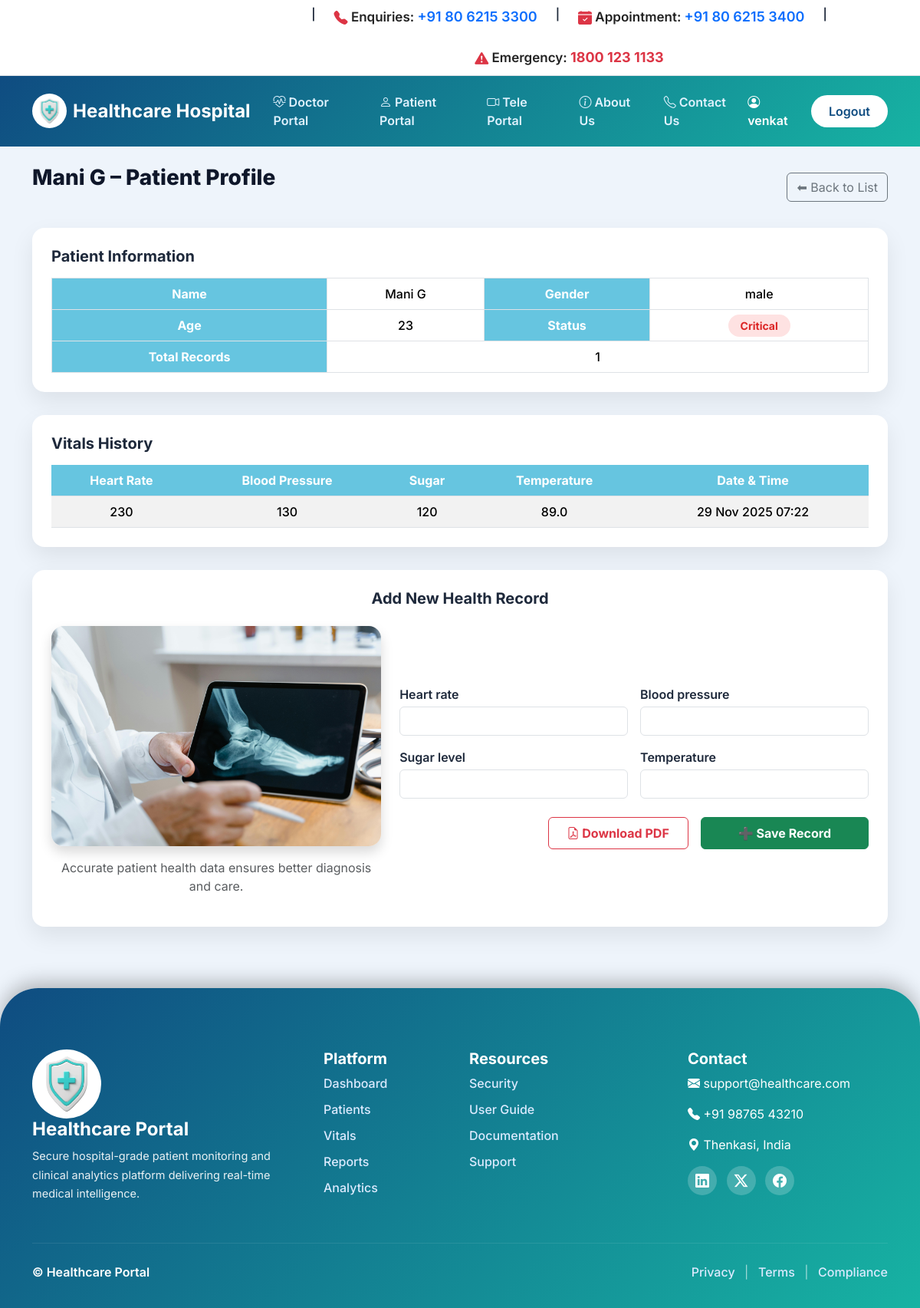
The app's page /patients/4/ (signed in), older data.
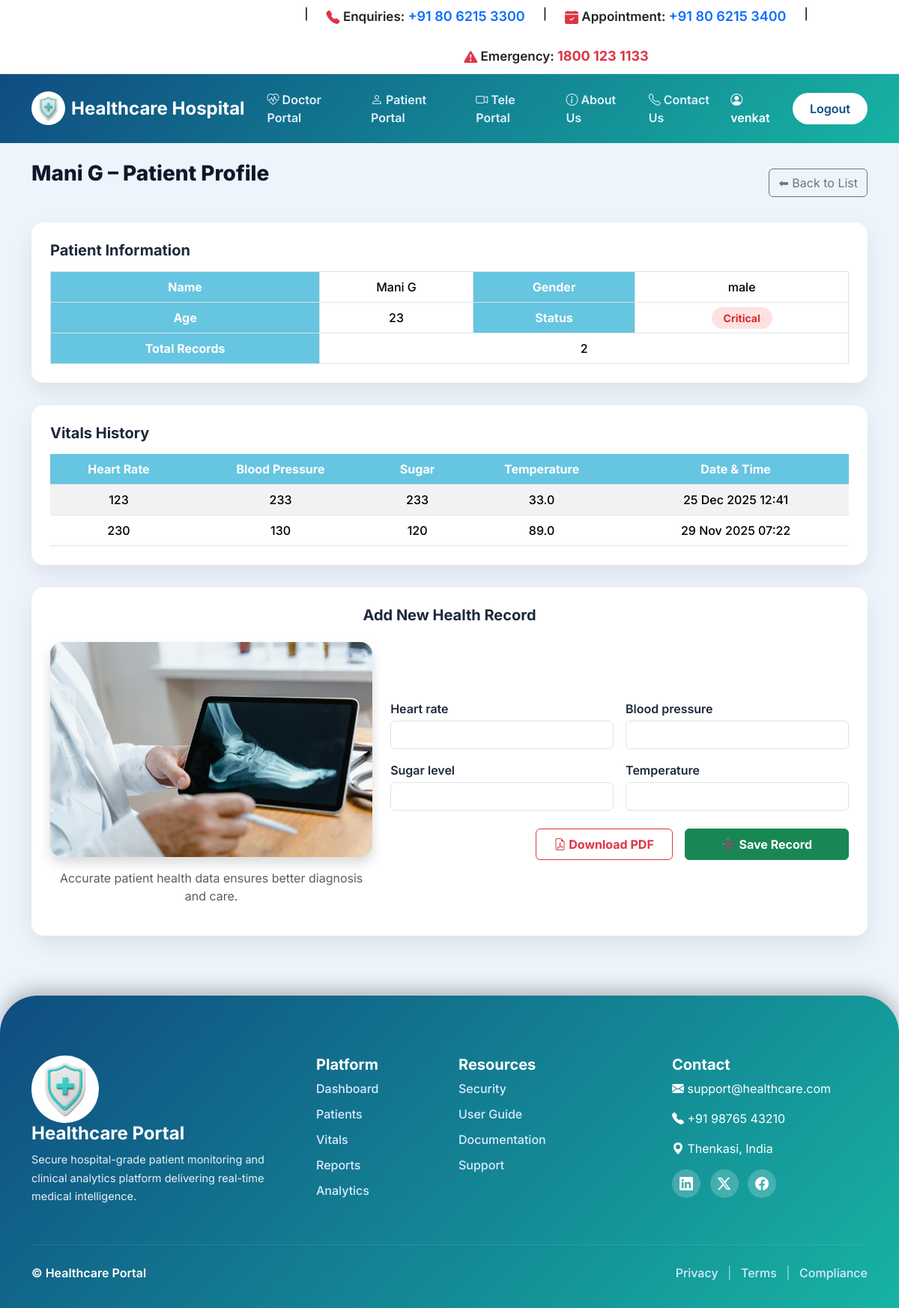
The same page, newer data.
### patients/models.py (models this page shows, shortened)
class Patient(models.Model):
    GENDER_CHOICES = [
        ('Male', 'Male'),
        ('Female', 'Female'),
        ('Other', 'Other')
    ]
    name = models.CharField(max_length=200)
    age = models.PositiveIntegerField()
    gender = models.CharField(max_length=10, choices=GENDER_CHOICES)
    contact = models.CharField(max_length=20)
    address = models.TextField()
    created_at = models.DateTimeField(default=timezone.now)

class HealthRecord(models.Model):
    patient = models.ForeignKey(Patient, on_delete=models.CASCADE)
    heart_rate = models.PositiveIntegerField()
    blood_pressure = models.CharField(max_length=50)
    sugar_level = models.PositiveIntegerField()
    temperature = models.FloatField()
    updated_at = models.DateTimeField(auto_now=True)

### patients/views.py (the view, shortened to what this page needs)
# urls.py: path('patients/<int:pk>/', views.patient_detail, name='patient_detail'),
def patient_detail(request, pk):
    if not request.session.get("logged_in"):
        return redirect("login")
    patient = get_object_or_404(Patient, pk=pk)
    records = HealthRecord.objects.filter(patient=patient).order_by('-updated_at')
    form = HealthForm()
    return render(request, "patient_detail.html", {
        "patient": patient,
        "records": records,
        "form": form
    })

### patients/forms.py
class HealthForm(forms.ModelForm):
    class Meta:
        model = HealthRecord
        fields = ['heart_rate', 'blood_pressure', 'sugar_level', 'temperature']
        widgets = {
            'heart_rate': forms.NumberInput(attrs={'class': 'form-control'}),
            'blood_pressure': forms.TextInput(attrs={'class': 'form-control'}),
            'sugar_level': forms.NumberInput(attrs={'class': 'form-control'}),
            'temperature': forms.NumberInput(attrs={'class': 'form-control'}),
        }

### patients/templates/patient_detail.html (shortened to what this page needs)
{% extends "base.html" %}
{% load static %}
{% block content %}
<div class="d-flex justify-content-between align-items-center mb-4">
    <h2 class="page-title">
        {{ patient.name }} – Patient Profile
    </h2>
    <a href="{% url 'patient_list' %}" class="btn btn-outline-secondary">
        ⬅ Back to List
    </a>
</div>
<div class="table-section">
    <h5 class="fw-bold mb-3">Patient Information</h5>
    <table class="table table-bordered mb-0">
        <tr>
            <th>Name</th>
            <td>{{ patient.name }}</td>
            <th>Gender</th>
            <td>{{ patient.gender }}</td>
        </tr>
        <tr>
            <th>Age</th>
            <td>{{ patient.age }}</td>
            <th>Status</th>
            <td>
                {% if records.last.heart_rate and records.last.heart_rate > 100 %}
                    <span class="status-badge status-critical">Critical</span>
                {% else %}
                    <span class="status-badge status-stable">Stable</span>
                {% endif %}
            </td>
        </tr>
        <tr>
            <th>Total Records</th>
            <td colspan="3">{{ records|length }}</td>
        </tr>
    </table>
</div>
<div class="table-section">
    <h5 class="fw-bold mb-3">Vitals History</h5>
    <div class="table-responsive">
        <table class="table table-striped table-hover mb-0">
            <thead>
                <tr>
                    <th>Heart Rate</th>
                    <th>Blood Pressure</th>
                    <th>Sugar</th>
                    <th>Temperature</th>
                    <th>Date & Time</th>
                </tr>
            </thead>
            <tbody>
                {% for r in records %}
                <tr>
                    <td>{{ r.heart_rate|default:"--" }}</td>
                    <td>{{ r.blood_pressure|default:"--" }}</td>
                    <td>{{ r.sugar_level|default:"--" }}</td>
                    <td>{{ r.temperature|default:"--" }}</td>
                    <td>{{ r.updated_at|date:"d M Y H:i" }}</td>
                </tr>
                {% empty %}
                <tr>
                    <td colspan="5" class="text-center text-muted">
                        No health records found
                    </td>
                </tr>
                {% endfor %}
            </tbody>
        </table>
    </div>
</div>
<div class="table-section">
    <h5 class="fw-bold mb-4 text-center">Add New Health Record</h5>
    <div class="row align-items-center g-4">
        <div class="col-lg-5 text-center">
            <img src="/static/images/pic17.jpg"
                 alt="Health Record"
                 class="img-fluid rounded-4 shadow"
                 style="max-height: 320px;">
            <p class="text-muted mt-3">
                Accurate patient health data ensures better diagnosis and care.
            </p>
        </div>
        <div class="col-lg-7">
            <form method="POST">
                <div class="row g-3">
                    {% for field in form %}
                    <div class="col-md-6">
                        <label class="fw-semibold mb-1">
                            {{ field.label }}
                        </label>
                        {{ field }}
                    </div>
                    {% endfor %}
                </div>
                <div class="d-flex justify-content-end gap-3 mt-4">
                  <a href="{% url 'patient_pdf' patient.id %}"
                    class="btn btn-outline-danger px-4 py-2 fw-bold">
                    <i class="bi bi-file-earmark-pdf"></i> Download PDF
                    </a>
                    <button type="submit"
                            class="btn btn-success px-5 py-2 fw-bold">
                        ➕ Save Record
                    </button>
                </div>
            </form>
        </div>
    </div>
</div>
{% endblock %}

### patients/templates/base.html (shortened to what this page needs)
{% load static %}
<!DOCTYPE html>
<html lang="en">
<head>
    <link href="https://cdn.jsdelivr.net/npm/bootstrap@5.3.3/dist/css/bootstrap.min.css" rel="stylesheet">
    <link href="https://cdn.jsdelivr.net/npm/bootstrap-icons@1.11.1/font/bootstrap-icons.css" rel="stylesheet">
</head>
<body>
<div class="top-header py-2 border-bottom">
  <div class="container">
    <div class="row align-items-center text-center text-lg-start">
      <div class="col-lg-9 mb-2 mb-lg-0">
        <div class="d-flex flex-wrap justify-content-center gap-4 small fw-semibold">
            |
          <span>
            <i class="bi bi-telephone-fill text-danger"></i>
            Enquiries: <span class="text-primary">+91 80 6215 3300</span>
          </span> |
          <span>
            <i class="bi bi-calendar-check-fill text-danger"></i>
            Appointment: <span class="text-primary">+91 80 6215 3400</span>
          </span>|
          <span>
            <i class="bi bi-exclamation-triangle-fill text-danger"></i>
            Emergency: <span class="text-danger fw-bold">1800 123 1133</span>
          </span>
        </div>
      </div>
    </div>
  </div>
</div>
<nav class="navbar navbar-expand-lg navbar-dark medical-navbar">
  <div class="container">
    <a class="navbar-brand d-flex align-items-center gap-2" href="{% url 'overview' %}">
      <img src="{% static 'images/name1.jpg' %}"
           style="width:45px;height:45px;border-radius:50%;background:#fff;padding:4px">
      Healthcare Hospital
    </a>
    <div class="collapse navbar-collapse" id="mainNavbar">
      <ul class="navbar-nav mx-auto">
        <li class="nav-item">
          <a class="nav-link" href="{% url 'doctor_portal' %}">
            <i class="bi bi-heart-pulse"></i> Doctor Portal
          </a>
        </li>
        <li class="nav-item">
          <a class="nav-link" href="{% url 'patient_portal' %}">
            <i class="bi bi-person"></i> Patient Portal
          </a>
        </li>
        <li class="nav-item">
          <a class="nav-link" href="{% url 'tele_portal' %}">
            <i class="bi bi-camera-video"></i> Tele Portal
          </a>
        </li>
        <li class="nav-item">
          <a class="nav-link" href="{% url 'about' %}">
            <i class="bi bi-info-circle"></i> About Us
          </a>
        </li>
        <li class="nav-item">
          <a class="nav-link" href="{% url 'contact' %}">
            <i class="bi bi-telephone"></i> Contact Us
          </a>
        </li>
      </ul>
      {% if user.is_authenticated %}
        <span class="text-white fw-semibold me-3">
          <i class="bi bi-person-circle"></i> {{ user.username }}
        </span>
        <a href="{% url 'logout' %}" class="btn btn-nav">Logout</a>
      {% else %}
        <a href="{% url 'login' %}" class="btn btn-nav">Login</a>
      {% endif %}
    </div>
  </div>
</nav>
<main class="container mt-4 mb-5">
    {% block content %}{% endblock %}
</main>
<footer class="medical-footer">
  <div class="container">
    <div class="row gy-4">
      <div class="col-lg-4">
        <div class="footer-brand">
          <img src="{% static 'images/name1.jpg' %}">
          <h4>Healthcare Portal</h4>
          <p>
            Secure hospital-grade patient monitoring and clinical analytics
            platform delivering real-time medical intelligence.
          </p>
        </div>
      </div>
      <div class="col-lg-2 col-md-6">
        <h5>Platform</h5>
        <ul>
          <li><a href="{% url 'overview' %}">Dashboard</a></li>
          <li><a href="#">Patients</a></li>
          <li><a href="#">Vitals</a></li>
          <li><a href="#">Reports</a></li>
          <li><a href="#">Analytics</a></li>
        </ul>
      </div>
      <div class="col-lg-3 col-md-6">
        <h5>Resources</h5>
        <ul>
          <li><a href="#">Security</a></li>
          <li><a href="#">User Guide</a></li>
          <li><a href="#">Documentation</a></li>
          <li><a href="#">Support</a></li>
        </ul>
      </div>
      <div class="col-lg-3">
        <h5>Contact</h5>
        <p><i class="bi bi-envelope-fill"></i> support@healthcare.com</p>
        <p><i class="bi bi-telephone-fill"></i> +91 98765 43210</p>
        <p><i class="bi bi-geo-alt-fill"></i> Thenkasi, India</p>
        <div class="footer-social mt-2">
          <a href="#"><i class="bi bi-linkedin"></i></a>
          <a href="#"><i class="bi bi-twitter-x"></i></a>
          <a href="#"><i class="bi bi-facebook"></i></a>
        </div>
      </div>
    </div>
    <hr>
    <div class="footer-bottom">
      <p>© {{ now|date:"Y" }} Healthcare Portal</p>
      <div class="footer-bottom-links">
        <a href="#">Privacy</a>
        <span>|</span>
        <a href="#">Terms</a>
        <span>|</span>
        <a href="#">Compliance</a>
      </div>
    </div>
  </div>
</footer>
</body>
</html>

### patients/templates/base.html (style rules this page uses)
:root { --primary:#0f4c81; --accent:#17b3a3; --dark:#0f172a; --light:#f8fafc; --glass:rgba(255,255,255,.95); }
body { background:#eef4fb; font-family:'Inter','Segoe UI',sans-serif; color:#1e293b; }
.top-header { background-color: #ffffff; font-size: 17px; }
.top-header span { font-size: 17px; color: #222; }
.top-header i { font-size: 18px; vertical-align: middle; }
.top-header .text-primary { font-size: 18px; font-weight: 600; }
.top-header .text-danger { font-size: 18px; font-weight: 700; }
.top-header .fw-semibold { gap: 16px; }
.medical-navbar { background:linear-gradient(135deg,var(--primary),var(--accent)); padding:14px 0; position:sticky; top:0; z-index:1200; }
.navbar-brand { font-size:24px; font-weight:700; }
.nav-link { color:#e0f2fe !important; font-weight:600; margin:0 6px; }
.btn-nav { background:#fff; color:var(--primary); border-radius:30px; padding:8px 22px; font-weight:600; }
main { min-height:70vh; }
.medical-footer { background:linear-gradient(135deg,var(--primary),var(--accent)); color:#fff; padding:80px 0 35px; margin-top:80px; border-top-left-radius:50px; border-top-right-radius:50px; box-shadow:0 -8px 25px rgba(0,0,0,.25); }
.medical-footer h4, .medical-footer h5 { font-weight:700; }
.medical-footer ul { list-style:none; padding:0; }
.medical-footer ul li { margin-bottom:10px; }
.medical-footer a { color:#dbeafe; text-decoration:none; font-weight:500; }
.footer-brand img { width:90px; height:90px; border-radius:50%; background:#fff; padding:4px; }
.footer-brand p { opacity:.9; font-size:14.5px; line-height:1.7; }
.footer-social a { display:inline-flex; align-items:center; justify-content:center; width:38px; height:38px; border-radius:50%; background:rgba(255,255,255,.2); margin-right:8px; color:#fff; font-size:18px; transition:.3s; }
.medical-footer hr { border-color:rgba(255,255,255,.35); margin:35px 0 25px; }
.footer-bottom { display:flex; justify-content:space-between; align-items:center; flex-wrap:wrap; gap:12px; }
.footer-bottom p { margin:0; font-weight:600; }
.footer-bottom-links span { margin:0 8px; opacity:.6; }

### patients/templates/patient_detail.html (style rules this page uses)
.page-title { font-size: 28px; font-weight: 800; margin-bottom: 25px; color: #0f172a; }
.table-section { background: #ffffff; border-radius: 16px; padding: 25px; box-shadow: 0 12px 30px rgba(0,0,0,0.08); margin-bottom: 30px; }
.table th { background: #66c5e0; color: #ffffff; font-weight: 700; text-align: center; vertical-align: middle; }
.table td { text-align: center; vertical-align: middle; font-weight: 500; }
.status-badge { padding: 6px 16px; border-radius: 30px; font-weight: 700; font-size: 14px; }
.status-critical { background: #fee2e2; color: #dc2626; }

Row changes from the older to the newer data that the page shows:
added HealthRecord: heart_rate "123", blood_pressure "233", sugar_level "233", temperature "33.0", updated_at "25 Dec 2025 12:41"
Text that changed along with them:
{{ records|length }}: "1" → "2"
